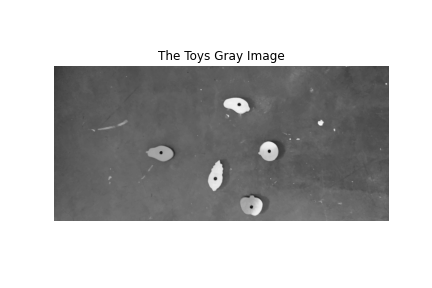
#> input picture img_gray.png, 432 x 288 px, found by its file name
$ python test41.py
#> lines starting #> are read from the running program, lines starting #| are printed output that depends on the picture
# -*- coding: utf-8 -*-
"""
Created on Sat Oct  9 18:13:11 2021

@author: Umeshika
"""
#import the libraries
from datetime import datetime
import numpy as np
from skimage.io import imread
import matplotlib.pyplot as plt
img2 = imread('img_gray.png') #load the image
#> img2 is the input picture: shape (288, 432, 4); mean R, G, B, A 189.1, 189.1, 189.1, 255
#plot histogram
plt.hist(img2.ravel(),bins=np.arange(255))
plt.ylim([0,1000])
plt.xlim([-2,260])
plt.title('The histogram for grey toy image')
plt.xlabel("Pixels Intesity")
plt.ylabel("Pixels Intesity Count")
plt.show()
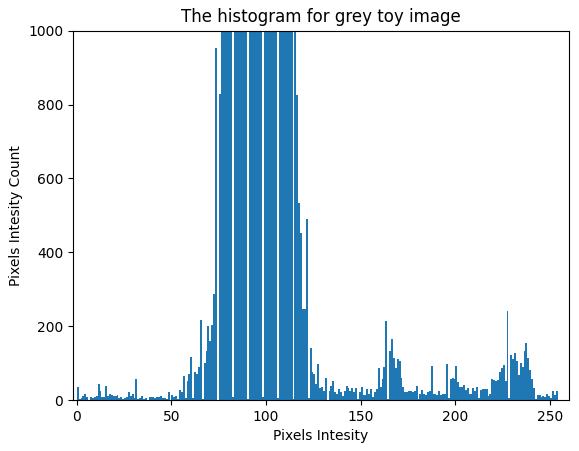
#> figure drawn by matplotlib, 1 panel; tallest bar 11529 high, from x = 97 to 98
